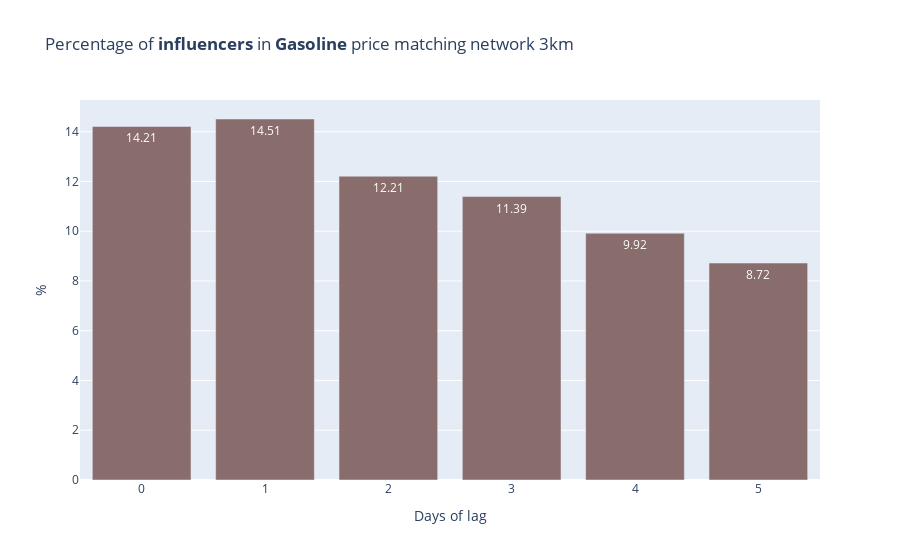

Notebook source saved alongside this figure:
### Markdown cell above
The bar graph shows the percentage of influencers for the different days of lag, this is the same result obtained previuosly, with the increasing of the lag th number of incluencer decrease.

### Code cell
import plotly.graph_objects as go

def influencers_table(price_matching_network, fuel_type):

    inf = {}

    for lag in range(0,6):
        for node in price_matching_network_gasoline_3km.nodes():
    
            in_edges = price_matching_network.in_edges(node, data=True)

            high = 0
            for edge in in_edges:
                if edge[2][f"{lag}_matching"] > 50:
                    high += 1

            if lag not in inf:
                inf[lag] = []

            if len(in_edges) > 0 and high/len(in_edges) >= 0.5:
                inf[lag].append(node)
    
    display = {}
    for lag in range(0,6):
        display[lag] = round(len(inf[lag])/len(price_matching_network.nodes())*100,2)

    fig = go.Figure([go.Bar(x=list(display.keys()), y=list(display.values()),
                    text=list(display.values()),
                    textposition='auto',
                    )])
    
    fig.update_layout(title_text=f'Percentage of <b>influencers</b> in <b>{fuel_type}</b> price matching network 3km', xaxis_title="Days of lag", yaxis_title="%")
    fig.update_traces(marker_color='#896C6C')

    fig.show()
    
    return inf

influencers_gasoline_3km = influencers_table(price_matching_network_gasoline_3km, "Gasoline")

### Figure 1 — Plotly figure (JSON) as saved in the notebook; plotly's stock layout.template omitted (floating-point values rounded to 4 significant figures)
{"data": [{"marker": {"color": "#896C6C"}, "text": ["14.21", "14.51", "12.21", "11.39", "9.92", "8.72"], "textposition": "auto", "type": "bar", "x": [0, 1, 2, 3, 4, 5], "y": [14.21, 14.51, 12.21, 11.39, 9.92, 8.72]}], "layout": {"title": {"text": "Percentage of <b>influencers</b> in <b>Gasoline</b> price matching network 3km"}, "xaxis": {"title": {"text": "Days of lag"}}, "yaxis": {"title": {"text": "%"}}}}
